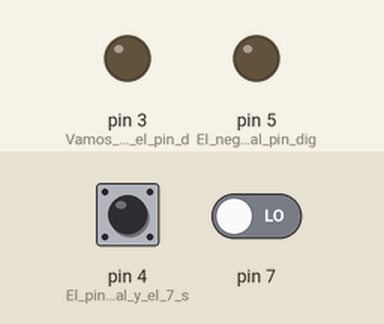
This sketch was run on a simulated Arduino Uno, built with avr-gcc and run on an emulated ATmega328P. Shown: output pins drawn as LEDs (lit = HIGH). The inputs (shaded band) are chosen by the test bench; at power-on: pin 4 (El_pin_4_digital_y_el_7_s) LOW, pin 7 LOW.

Above: at 1.2 s.
1.3 s: pin 4 (El_pin_4_digital_y_el_7_s) pulsed HIGH 5 times (0.12 s each, 0.3 s apart)
At 3.0 s:
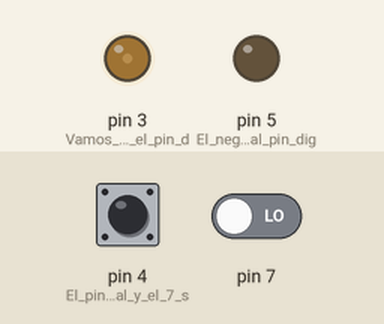
4.3 s: pin 4 (El_pin_4_digital_y_el_7_s) pulsed HIGH 2 times (0.12 s each, 0.3 s apart)
At 4.59 s:
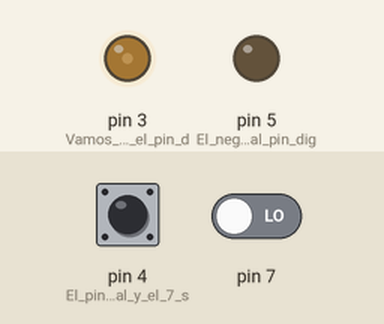
Timing chart, 0 to 7.3 s (numbered marks = the images above; inputs shaded):
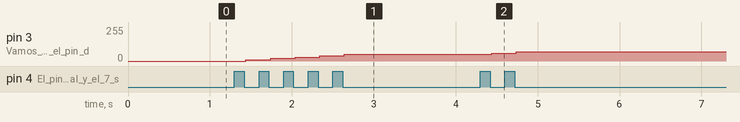

Measured:
- after the input at 1.3 s, pin 3 (Vamos_a_conectar_el_pin_d): moves from 0/255 to 50/255 over 1.2 s, starting after 0.14 s
- after the input at 4.3 s, pin 3 (Vamos_a_conectar_el_pin_d): 50/255 → 60/255 after 0.14 s, → 70/255 0.30 s later

The sketch:

Ej_regular_motor.ino
```cpp
/*Mediante dos pulsadores, vamos a manejar un motor para demostrar como trabajar con estas señales*/

int clic=0;         //Variable con la anchura del ciclo útil

void setup()
{
  pinMode(3,OUTPUT);   //Vamos a conectar el pin digital 3 al terminal positivo del motor
  pinMode(5,OUTPUT);   //El negativo va al pin digital 5
  pinMode(4,INPUT);    //El pin 4 digital y el 7 serán las entradas para los pulsadores
  pinMode(7,INPUT);
}

void loop()
{

  if(digitalRead(4))        //Si se pulsa el puslador conectado al pin 4 se incrementará en 10 el ciclo del motor
    {
    clic=clic+10;
    delay(20);              //Temporización anti rebotes, para evitar que se confunda con otros pulsados
    while(digitalRead(4));  //Esperar que se deje de presionar el pulsador
    delay(20);              //Temporización anti rebotes...
      if(clic > 300)
        clic=300;          //Evita que el ciclo sea más de 300
    analogWrite(3,clic);
     }
  if(digitalRead(7))        //Si se pulsa el otro pulsador, de decrementa en 10...
    {
    clic=clic-10;
    delay(20);
    while(digitalRead(7));
    delay(20);
      if(clic < 0)
        clic =0;           //El Ciclo no puede ser menor de 0
    analogWrite(3,clic);
     }
}
```
